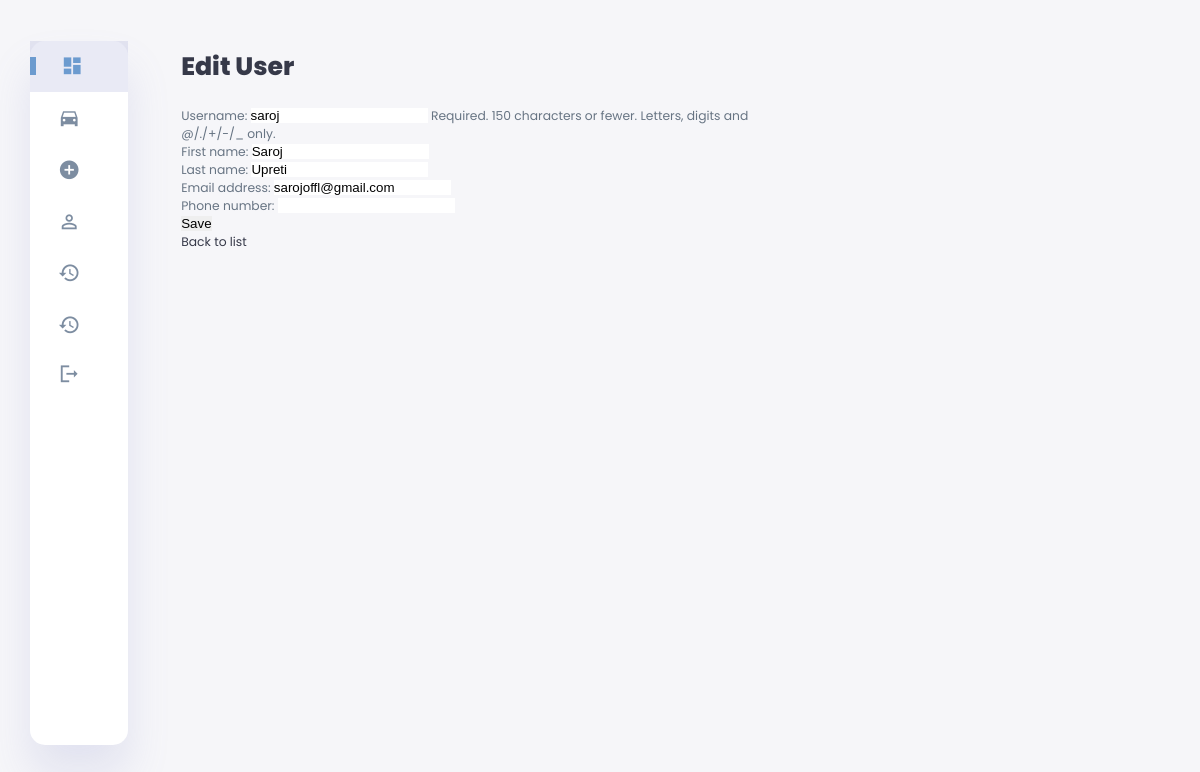
Page /user/3/edit/ (signed in) on the committed database.
### sales_rental/models.py (models this page shows, shortened)
class User(AbstractUser):
    email_confirmed = models.BooleanField(default=False)
    otp = models.CharField(max_length=6, null=True, blank=True)
    otp_expiration = models.DateTimeField(null=True, blank=True)
    watchlist = models.ManyToManyField('Car', related_name='watchlisted_by', blank=True)
    phone_number = models.CharField(max_length=15, null=True, blank=True)

### sales_rental/admin_views.py (the view)
# urls.py: path('user/<int:user_id>/edit/', admin_views.user_edit, name='user_edit'),
@user_passes_test(lambda u: u.is_superuser)
def user_edit(request, user_id):
    user = get_object_or_404(User, id=user_id)
    if request.method == 'POST':
        form = UserForm(request.POST, instance=user)
        if form.is_valid():
            form.save()
            return redirect('user_list')
    else:
        form = UserForm(instance=user)
    return render(request, 'user_form.html', {'form': form})

### sales_rental/forms.py
class UserForm(forms.ModelForm):
    class Meta:
        model = User
        fields = ['username', 'first_name', 'last_name', 'email', 'phone_number']

### sales_rental/context_processors.py (called while the page is built)
def current_year(request):
    return {'current_year': datetime.now().year}

### sales_rental/templates/user_form.html (shortened to what this page needs)
{% extends "admin_base.html" %}
{% load static %}
{% block content %}
<main>
    <h1>Edit User</h1>
    <form method="post">
        {{ form.as_p }}
        <button type="submit">Save</button>
    </form>
    <a href="{% url 'user_list' %}">Back to list</a>
</main>
{% endblock %}

### sales_rental/static/css/admin-style.css (style rules this page uses)
:root { --color-primary: #6C9BCF; --color-danger: #FF0060; --color-success: #1B9C85; --color-warning: #F7D060; --color-white: #fff; --color-info-dark: #7d8da1; --color-dark: #363949; --color-light: rgba(132, 139, 200, 0.18); --color-dark-variant: #677483; --color-background: #f6f6f9; --card-border-radius: 2rem; --border-radius-1: 0.4rem; --border-radius-2: 1.2rem; --card-padding: 1.8rem; --padding-1: 1.2rem; --box-shadow: 0 2rem 3rem var(--color-light); }
* { margin: 0; padding: 0; outline: 0; appearance: 0; border: 0; text-decoration: none; box-sizing: border-box; }
html { font-size: 14px; }
body { width: 100vw; height: 100vh; font-family: 'Poppins', sans-serif; font-size: 0.88rem; user-select: none; overflow-x: hidden; color: var(--color-dark); background-color: var(--color-background); }
a { color: var(--color-dark); }
h1 { font-weight: 800; font-size: 1.8rem; margin-bottom: 1.5rem; }
p { color: var(--color-dark-variant); }
main { margin-top: 1.4rem; padding: 2rem; }

### rows in the picture
User: username "saroj", first_name "Saroj", last_name "Upreti", email "sarojoffl@gmail.com"
